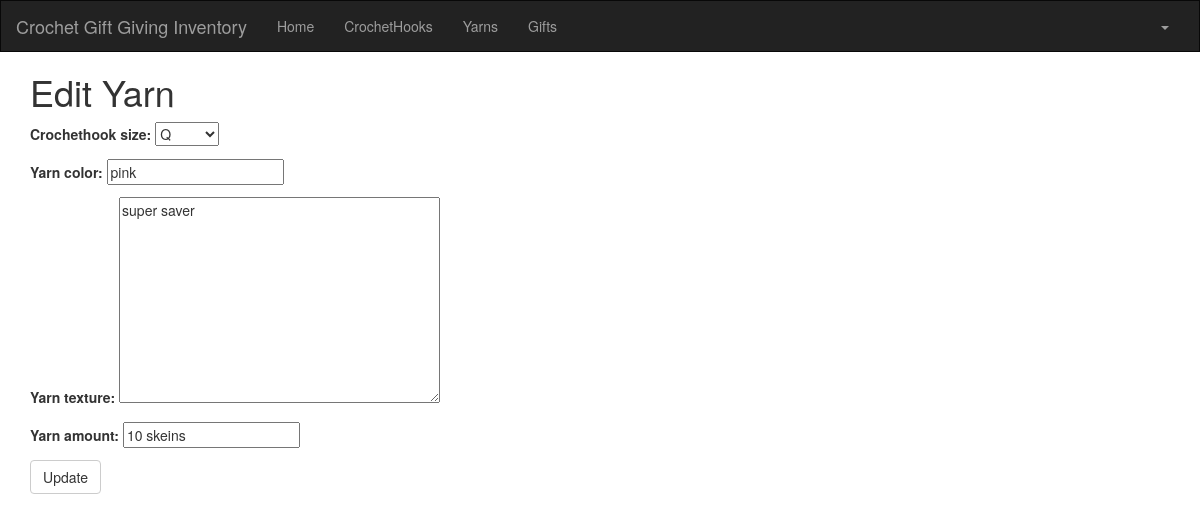
Screenshot of /yarn/2/edit/ (signed in) with the database file from the repository.
### crm/models.py (models this page shows, shortened)
class Yarn(models.Model):
    crochethook_size = models.ForeignKey(CrochetHook, on_delete=models.CASCADE, related_name='yarns')
    yarn_color = models.CharField(max_length=100)
    yarn_texture = models.TextField()
    yarn_amount = models.CharField(max_length=200)
    created_date = models.DateTimeField(
        default=timezone.now)
    updated_date = models.DateTimeField(auto_now_add=True)

### crm/views.py (the view)
# urls.py: path('yarn/<int:pk>/edit/', views.yarn_edit, name='yarn_edit'),
@login_required
def yarn_edit(request, pk):
    yarn = get_object_or_404(Yarn, pk=pk)
    if request.method == "POST":
        form = YarnForm(request.POST, instance=yarn)
        if form.is_valid():
            yarn = form.save()
            yarn.updated_date = timezone.now()
            yarn.save()
            yarns = Yarn.objects.filter(created_date__lte=timezone.now())
            return render(request, 'crm/yarn_list.html', {'yarns': yarns})
    else:
        form = YarnForm(instance=yarn)
        return render(request, 'crm/yarn_edit.html', {'form': form})

### crm/forms.py
class YarnForm(forms.ModelForm):
    class Meta:
        model = Yarn
        fields = ('crochethook_size', 'yarn_color', 'yarn_texture', 'yarn_amount')

### crm/models.py (called while the page is built)
    def __str__(self):
        return str(self.crochethook_size)

### crm/templates/crm/yarn_edit.html (shortened to what this page needs)
<!DOCTYPE html>
<html lang="en">
{% extends 'crm/base.html' %}
{% block content %}
    <h1>Edit Yarn</h1>
    <form method="POST" class="yarn-form">{% csrf_token %}
        {{ form.as_p }}
        <button type="submit" class="save btn btn-default">Update</button>
    </form> {% endblock %}

### rows the page displays
Yarn: yarn_color "pink", yarn_texture "super saver", yarn_amount "10 skeins"
